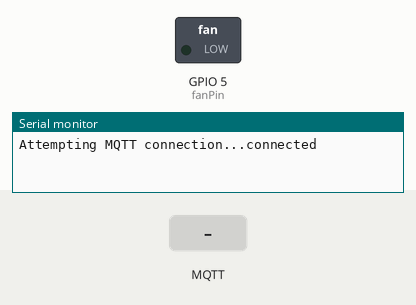
Bench run of a sketch on a simulated ESP32. Shown: switched loads named in the sketch (green lamp = pin HIGH), the last lines printed to the serial monitor. The test bench sets the inputs (shaded band). WiFi joins after 1.5 s; servers stay silent unless stated; no MQTT or app messages arrive unless stated.

Above: at 2.7 s.
2.8 s: MQTT message "ON" arrives on the first subscribed topic
At 3.5 s:
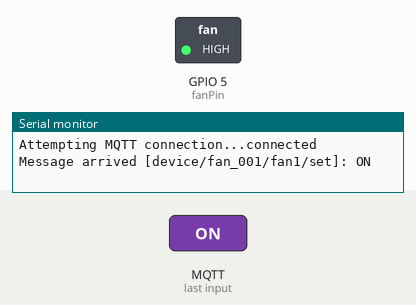
4.3 s: MQTT message "OFF" arrives on the first subscribed topic
At 4.7 s:
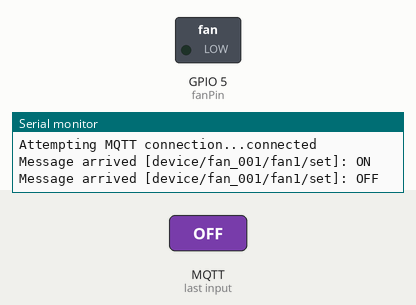
Timing chart, 0 to 7.3 s (numbered marks = the images above; inputs shaded):
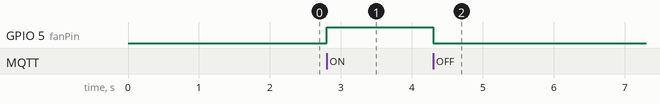

The sketch:

fan.ino
```cpp
#include <WiFiManager.h> // https://github.com/tzapu/WiFiManager
#include <PubSubClient.h>

// MQTT Broker
const char* mqtt_server = "broker.hivemq.com";
const int mqtt_port = 1883;
const char* device_id = "fan_001";

// MQTT Topics
const char* subTopic = "device/fan_001/fan1/set";
const char* pubTopic = "device/fan_001/fan1/state";

// Fan Relay Pin
const int fanPin = 5; // Change this to the GPIO connected to your relay/transistor

WiFiClient espClient;
PubSubClient client(espClient);

void callback(char* topic, byte* payload, unsigned int length) {
  String msg;
  for (int i = 0; i < length; i++) {
    msg += (char)payload[i];
  }
  Serial.print("Message arrived [");
  Serial.print(topic);
  Serial.print("]: ");
  Serial.println(msg);

  if (String(topic) == subTopic) {
    if (msg == "ON") {
      digitalWrite(fanPin, HIGH);
      client.publish(pubTopic, "ON");
    } else if (msg == "OFF") {
      digitalWrite(fanPin, LOW);
      client.publish(pubTopic, "OFF");
    }
  }
}

void reconnect() {
  while (!client.connected()) {
    Serial.print("Attempting MQTT connection...");
    if (client.connect(device_id)) {
      Serial.println("connected");
      client.subscribe(subTopic);
      client.publish(pubTopic, "BOOTED");
    } else {
      Serial.print("failed, rc=");
      Serial.print(client.state());
      Serial.println(" try again in 5 seconds");
      delay(5000);
    }
  }
}

void setup() {
  pinMode(fanPin, OUTPUT);
  digitalWrite(fanPin, LOW);

  Serial.begin(115200);

  // WiFiManager setup
  WiFiManager wifiManager;
  // Uncomment for testing: wifiManager.resetSettings();
  wifiManager.autoConnect("FanSetup"); // AP name

  // Now connected to WiFi!
  client.setServer(mqtt_server, mqtt_port);
  client.setCallback(callback);
}

void loop() {
  if (!client.connected()) {
    reconnect();
  }
  client.loop();
} 
```

Measured:
- after the input at 2.8 s, GPIO 5 (fanPin): LOW → HIGH at once
- after the input at 4.3 s, GPIO 5 (fanPin): HIGH → LOW at once
